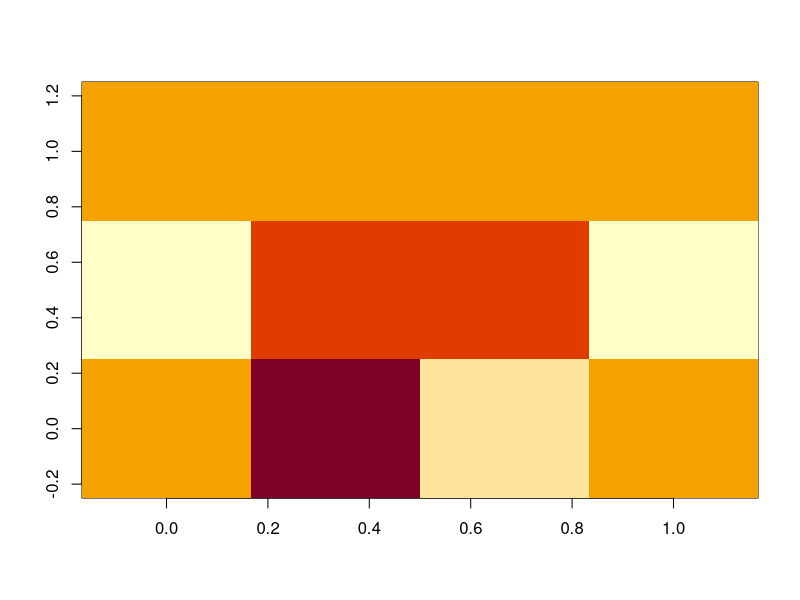

Write R code to recreate this figure. (Note: this script raises an error after producing the figure.)
rm(list=ls())
set.seed(1009)

#basic settings
nloc=300
nrep=5
nspp=50
ngr=3
nparam.det=3

#latent group membership
w.true=w=sample(1:ngr,size=nspp,replace=T)

#OCCUPANCY

#parameters
seq1=seq(from=-2,to=2,by=1)
nparam.occ2=4
nparam.occ1=2
betas2.true=betas2=matrix(sample(seq1,size=nparam.occ2*ngr,replace=T),
                          nparam.occ2,ngr)
image(betas2)

#get betas1
nparam.occ1=2
m.betas1.true=m.betas1=runif(nparam.occ1,min=-1,max=1)
tau2.betas1.true=tau2.betas1=runif(nparam.occ1,min=0,max=1)
betas1=matrix(NA,nparam.occ1,nspp)
for (i in 1:nparam.occ1){
  betas1[i,]=rnorm(nspp,mean=m.betas1.true[i],sd=sqrt(tau2.betas1[i]))
}
betas1.true=betas1

#get covariates for occupancy
xmat.occ=matrix(rnorm(nloc*(nparam.occ2+nparam.occ1-1)),nloc,nparam.occ1-1+nparam.occ2)
xmat.occ=cbind(1,xmat.occ)

#generate occupancy status
betas.true=betas=rbind(betas1,betas2[,w])
media=xmat.occ%*%betas
zstar.true=zstar=matrix(rnorm(nloc*nspp,mean=media,sd=1),nloc,nspp)
z.true=z=matrix(ifelse(zstar>0,1,0),nloc,nspp)

#---------------------------------
#---------------------------------
#DETECTION
tau2.gamma.true=tau2.gamma=runif(nparam.det,min=0,max=0.3)
m.gamma.true=m.gamma=runif(nparam.det,min=-1,max=1)
gammas=matrix(NA,nparam.det,nspp)
for (i in 1:nparam.det){
  gammas[i,]=rnorm(nspp,mean=m.gamma[i],sd=sqrt(tau2.gamma[i]))
}
gammas.true=gammas

#get covariates for detection
xmat.det=array(NA,dim=c(nloc,nparam.det,nrep))
for (i in 1:nrep){
  tmp=rnorm(nloc*(nparam.det-1))
  tmp1=cbind(1,matrix(tmp,nloc,nparam.det-1))
  xmat.det[,,i]=tmp1
}

#generate observations
media=ystar=y=array(NA,dim=c(nloc,nspp,nrep))
for (i in 1:nrep){
  media[,,i]=xmat.det[,,i]%*%gammas
  ystar[,,i]=rnorm(nloc*nspp,mean=media[,,i],sd=1)
  #site has to be occupied and species has to have been detected
  y[,,i]=ifelse(ystar[,,i]>0 & z.true==1,1,0) 
}
ystar.true=ystar

#export data
setwd('U:\\GIT_models\\occup_montalvo_SAM\\fake data')
y1=matrix(y,nloc*nspp*nrep,1)
write.csv(y1,'fake data y.csv',row.names=F)
write.csv(xmat.occ,'fake data xmat occ.csv',row.names=F)
xmat.det1=matrix(xmat.det,nloc*nparam.det*nrep,1)
write.csv(xmat.det1,'fake data xmat det.csv',row.names=F)